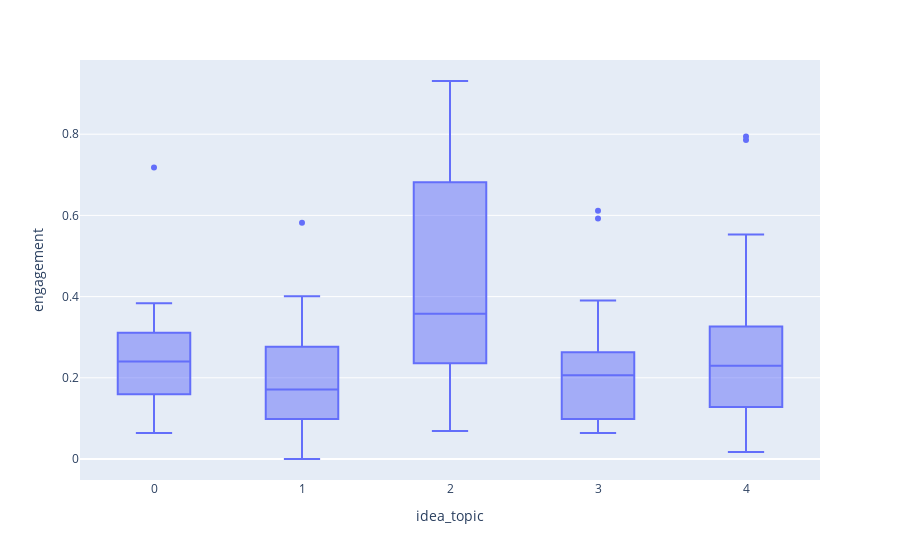

Source (notebook cell):
### Markdown cell above
We plot the engagement and sentiment scores for each topic:

### Code cell
px.box(df, x="idea_topic", y="engagement").show()
px.box(df, x="idea_topic", y="sentiment_polarity").show()

### Figure 1 — Plotly figure (JSON) as saved in the notebook; plotly's stock layout.template omitted (floating-point values rounded to 4 significant figures)
{"data": [{"alignmentgroup": "True", "hovertemplate": "idea_topic=%{x}<br>engagement=%{y}<extra></extra>", "legendgroup": "", "marker": {"color": "#636efa"}, "name": "", "notched": false, "offsetgroup": "", "orientation": "v", "showlegend": false, "type": "box", "x": [2, 4, 3, 4, 3, 4, 2, 4, 3, 2, 1, 2, 4, 1, 1, 1, 0, 1, 3, 2, 1, 4, 2, 4, 4, 1, 2, 3, 4, 4, 2, 2, 0, 4, 1, 1, 4, 2, 4, 0, 4, 3, 3, 4, 1, 1, 4, 4, 3, 0, 0, 0, 4, 1, 2, 0, 3, 4, 4, 4, 0, 0, 0, 3, 1, 4, 4, 3, 0, 4, 3, 0, 0, 1, 3, 4, 1, 3, 4, 0, 1, 4, 3, 1, 4, 4, 0, 0, 4, 3, 3, 1, 4, 3, 1, 4, 4, 4, 4, 4, 2, 1, 4, 4, 4, 4, 4, 4], "x0": " ", "xaxis": "x", "y": [0.931, 0.3266, 0.09331, 0.5527, 0.5923, 0.1329, 0.3144, 0.5061, 0.2901, 0.8134, 0.5822, 0.2383, 0.08114, 0.08824, 0.2434, 0.3093, 0.2089, 0.09838, 0.6116, 0.214, 0.1866, 0.4331, 0.2333, 0.7941, 0.3022, 0.4006, 0.4006, 0.1795, 0.3195, 0.2089, 0.4838, 0.2972, 0.145, 0.145, 0.1623, 0, 0.4006, 0.06897, 0.3783, 0.09838, 0.1572, 0.2039, 0.2627, 0.1105, 0.3834, 0.01724, 0.2606, 0.4544, 0.2606, 0.3316, 0.145, 0.2039, 0.1572, 0.09838, 0.6187, 0.1744, 0.1227, 0.1988, 0.2505, 0.3073, 0.2728, 0.3073, 0.2657, 0.08621, 0.216, 0.06897, 0.01724, 0.2606, 0.06389, 0.08114, 0.1278, 0.7181, 0.214, 0.1795, 0.2576, 0.2728, 0.1572, 0.06389, 0.3611, 0.2972, 0.145, 0.2779, 0.06897, 0.214, 0.1866, 0.01724, 0.3834, 0.3144, 0.2383, 0.2089, 0.3905, 0.356, 0.2901, 0.09838, 0.06389, 0.4351, 0.07606, 0.03448, 0.2901, 0.1156, 0.7444, 0.1572, 0.1278, 0.1278, 0.786, 0.1329, 0.2211, 0.1176], "y0": " ", "yaxis": "y"}], "layout": {"boxmode": "group", "legend": {"tracegroupgap": 0}, "margin": {"t": 60}, "xaxis": {"anchor": "y", "domain": [0, 1], "title": {"text": "idea_topic"}}, "yaxis": {"anchor": "x", "domain": [0, 1], "title": {"text": "engagement"}}}}
